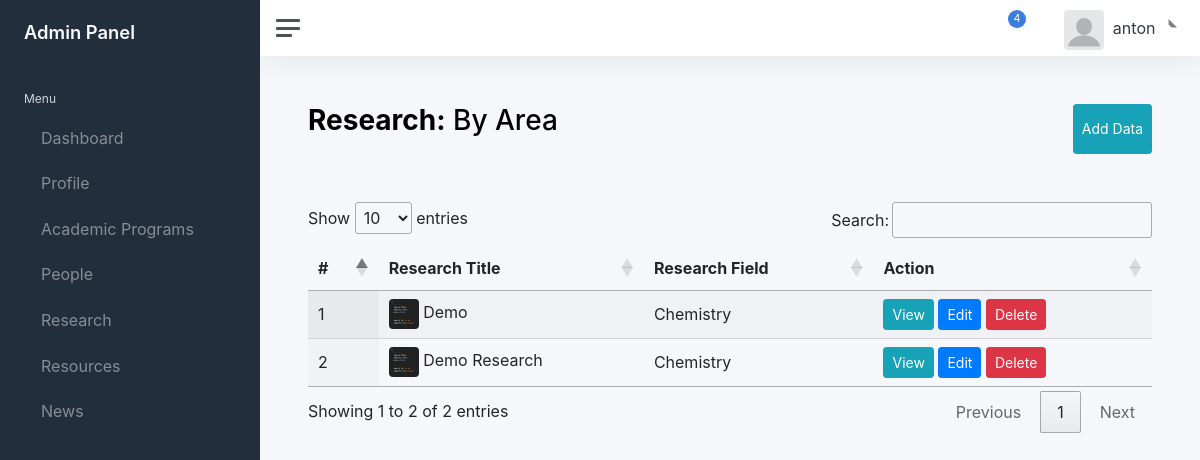
The page /super-admin/research/by-area/ (signed in) on the database as committed earlier.
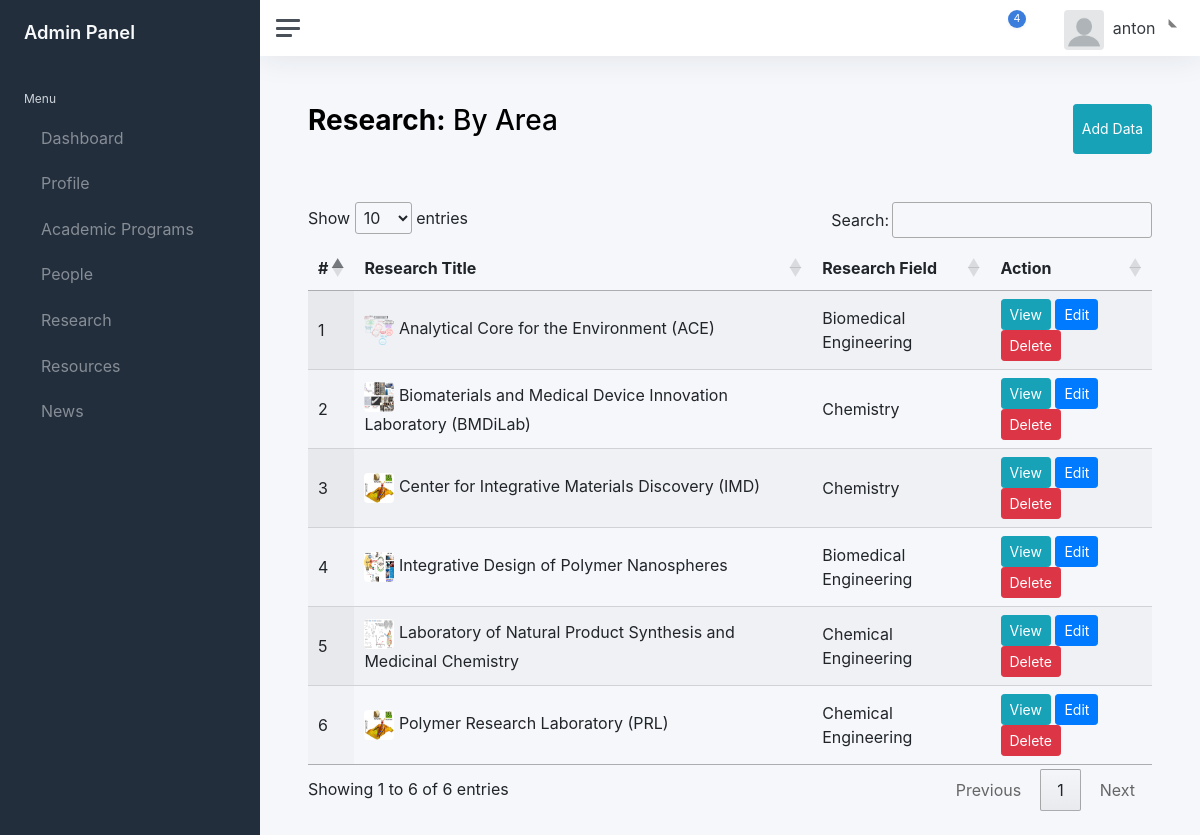
The same page on the database as committed later.
### researchApp/models.py (models this page shows, shortened)
class research_by_area(models.Model):
    research_fields_choice = (
     ("Chemistry","Chemistry"),
     ("Chemical Engineering","Chemical Engineering"),
     ('Biomedical Engineering',"Biomedical Engineering"),
    )
    research_fields = models.TextField(choices=research_fields_choice);
    research_title = models.CharField(max_length=250)
    research_cover = models.ImageField(null=True, blank=True, upload_to="Images/")
    research_description = models.TextField(max_length=250)
    project_include = models.TextField(max_length=250)
    publication_video = models.CharField(max_length=250)
    publication_details = models.TextField(max_length=250)

### researchApp/views.py (the view)
@login_required
def researchByArea(request):
    if request.method == "GET":
        data = research_by_area.objects.all().order_by('research_title')
        return render(request, 'researchApp/researchByarea.html',context={'data':data})

### templates/researchApp/researchByarea.html (shortened to what this page needs)
{% extends "layouts/admin.html" %}
{% load static %}
{% block links %}
<link rel="stylesheet" href="https://cdn.datatables.net/1.12.1/css/jquery.dataTables.min.css">
{% endblock %}
{% block content %}
<main class="content">
	<div class="container-fluid p-0">
		  <div class="d-flex justify-content-between pb-5">
		  	<h1 class="h3 mb-3"><strong>Research:</strong> By Area</h1>
				<button class="btn btn-sm btn-info" data-toggle="modal" data-target="#researchModal">Add Data</button>
		  </div>
      <div>
						<table id="example" class="display" style="width:100%">
				        <thead>
				            <tr>
				                <th>#</th>
				                <th>Research Title</th>
				                <th>Research Field</th>
				                <th>Action</th>
				            </tr>
				        </thead>
				        <tbody>
									{% for value in data%}
				            <tr>
				                <td>{{ forloop.counter }}</td>
				                <td>
													<img src="/media/{{ BASIC_DIR }}/{{value.research_cover}}" alt="" style="height:30px; width:30px; border-radius: 4px; "/>
													{{ value.research_title}}
												</td>
				                <td>{{ value.research_fields}}</td>
				                <td>
													<a href="{{ value.id }}/view"> <button class="btn btn-sm btn-info">View</button> </a>
				                	<button data-id="{{ value.id }}"  class="btn btn-sm btn-primary edit-btn" data-toggle="modal" data-target="#editresearchModal">Edit</button>
													<button  data-id="{{ value.id }}" data-page="research/by-area" class="btn btn-sm btn-danger del-btn" data-toggle="modal" data-target="#deleteModal">Delete</button>
				                </td>
				            </tr>
										{% endfor %}
				        </tbody>
				    </table>
      </div>
  </div>
</main>
{% endblock %}

### templates/layouts/admin.html (shortened to what this page needs)
{% load static %}
<!DOCTYPE html>
<html lang="en">
<head>
	<link href="{% static 'css/app.css' %}" rel="stylesheet">
	<link rel="stylesheet" href="https://cdn.jsdelivr.net/npm/bootstrap@4.6.2/dist/css/bootstrap.min.css" >
	{% block links %}
	{% endblock %}
</head>
<body>
	<div class="wrapper">
		<nav id="sidebar" class="sidebar js-sidebar">
			<div class="sidebar-content js-simplebar">
				<a class="sidebar-brand" href="{% url 'dashboard'%}">
          <span class="align-middle">Admin Panel</span>
        </a>
				<ul class="sidebar-nav">
					<li class="sidebar-header">
						Menu
					</li>
					<li class="sidebar-item">
						<a class="sidebar-link" href="{% url 'dashboard'%}">
              				 <span class="align-middle">Dashboard</span>
            			</a>
					</li>
					<li class="sidebar-item">
						<a class="sidebar-link" href="#">
              				 <span class="align-middle">Profile</span>
						</a>
					</li>
					<li class="sidebar-item">
						<a class="sidebar-link" href="#">
              				 <span class="align-middle">Academic Programs</span>
						</a>
					</li>
					<li class="sidebar-item">
						<a class="sidebar-link" href="#" data-bs-toggle="dropdown">
              				 <span class="align-middle">People</span>
						</a>
					</li>
					<li class="sidebar-item">
						<a class="sidebar-link" href="#" data-bs-toggle="dropdown">
              				 <span class="align-middle">Research</span>
						</a>
					</li>
					<li class="sidebar-item">
						<a class="sidebar-link" href="#" data-bs-toggle="dropdown">
              				 <span class="align-middle">Resources</span>
						</a>
					</li>
					<li class="sidebar-item">
						<a class="sidebar-link" href="#">
              				 <span class="align-middle">News</span>
						</a>
					</li>
				</ul>
			</div>
		</nav>
		<div class="main">
			<nav class="navbar navbar-expand navbar-light navbar-bg">
				<a class="sidebar-toggle js-sidebar-toggle">
          <i class="hamburger align-self-center"></i>
        </a>
				<div class="navbar-collapse collapse">
					<ul class="navbar-nav navbar-align">
						<li class="nav-item dropdown">
							<a class="nav-icon dropdown-toggle" href="#" id="alertsDropdown" data-bs-toggle="dropdown">
								<div class="position-relative">
									<span class="indicator">4</span>
								</div>
							</a>
						</li>
						<li class="nav-item dropdown">
							<a class="nav-icon dropdown-toggle" href="#" id="messagesDropdown" data-bs-toggle="dropdown">
							</a>
						</li>
						<li class="nav-item dropdown">
							<a class="nav-link dropdown-toggle d-none d-sm-inline-block" href="#" data-bs-toggle="dropdown">
                <img src=
								"
								{% if userinfo == None %}
										{% static 'img/avatars/download.png' %}
								{% else %}
										/media/{{ BASIC_DIR }}/{{user_info.admin_image}}
								{% endif %}
								"
								 class="avatar img-fluid rounded me-1" alt="Charles Hall" /> <span class="text-dark">{{ user.username }}</span>
              </a>
						</li>
					</ul>
				</div>
			</nav>
		{% block content %}
    	{% endblock %}
		</div>
	</div>
</body>
</html>

Rows that differ between the two databases and show on the page:
changed research_by_area: research_cover: a different picture; research_title "Demo Research" → "Analytical Core for the Environment (ACE)"; research_fields "Chemistry" → "Biomedical Engineering"; moves up the list
added research_by_area: research_cover (picture), research_title "Biomaterials and Medical Device Innovation Laboratory (BMDiLab)", research_fields "Chemistry"
changed research_by_area: research_cover: a different picture; research_title "Demo" → "Center for Integrative Materials Discovery (IMD)"
added research_by_area: research_cover (picture), research_title "Integrative Design of Polymer Nanospheres", research_fields "Biomedical Engineering"
added research_by_area: research_cover (picture), research_title "Laboratory of Natural Product Synthesis and Medicinal Chemistry", research_fields "Chemical Engineering"
added research_by_area: research_cover (picture), research_title "Polymer Research Laboratory (PRL)", research_fields "Chemical Engineering"
Other text that changed with them:
text written by a page script: "Show entries Search: Showing 1 to 2 of 2 entries Previous 1 Next" → "Show entries Search: Showing 1 to 6 of 6 entries Previous 1 Next"
